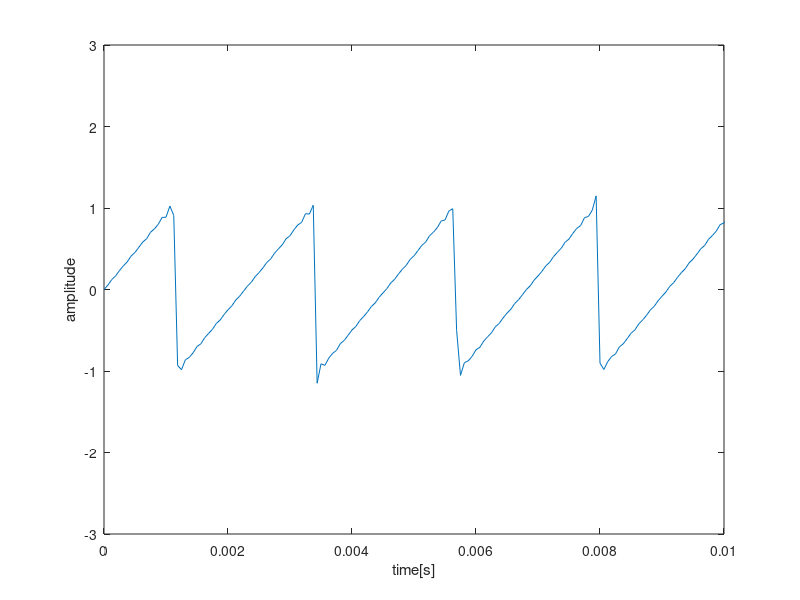
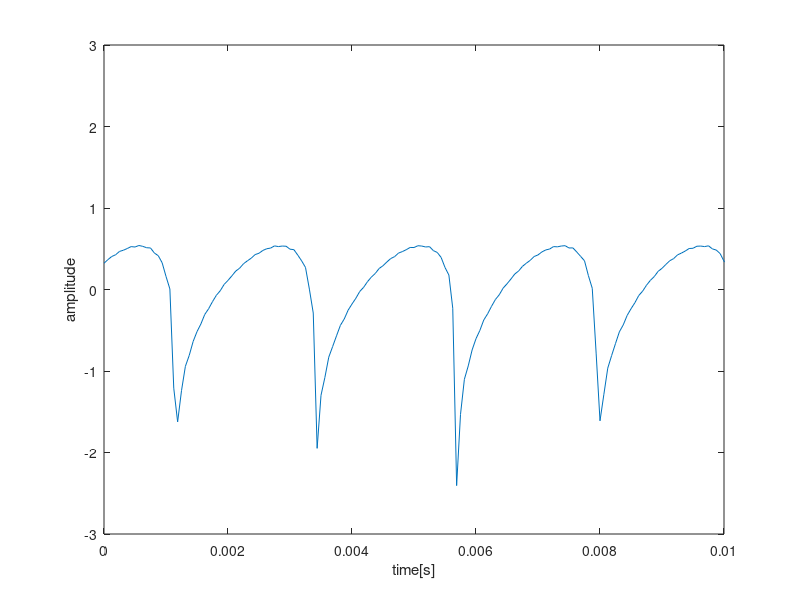
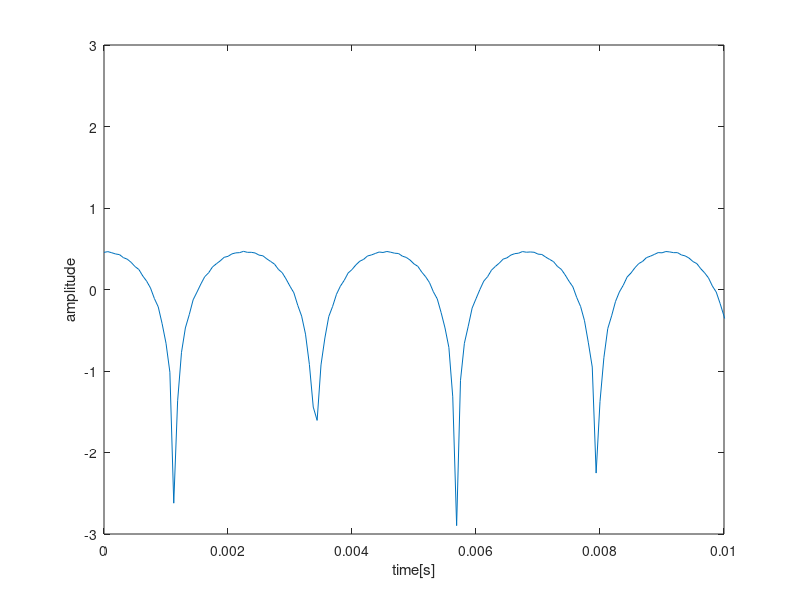
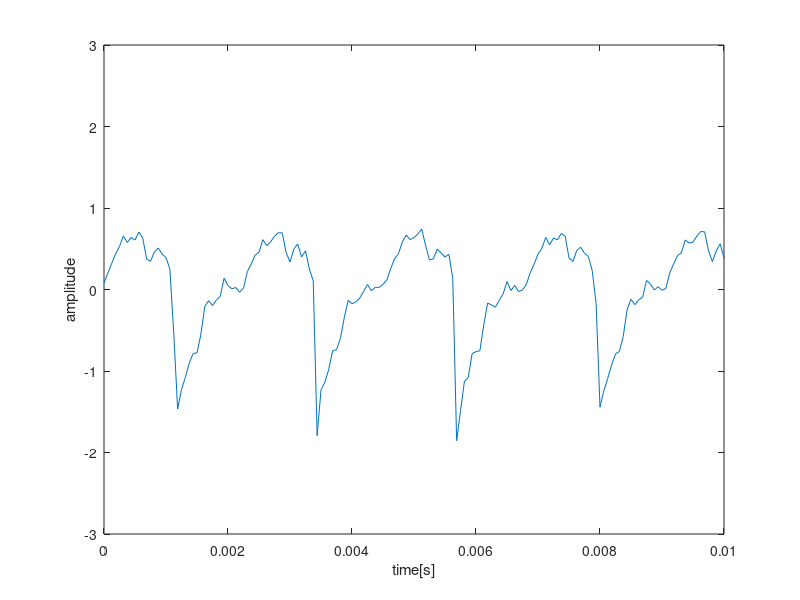

Source code (MATLAB) for these figures, in order:
clear;
Fs = 16000; % サンプリング周波数
f = 440; % 基本周波数
t = (0 : 2*Fs-1) /Fs; % 時刻
phi1 = pi / 4;
phi2 = pi / 2;

y1 = 0;
y2 = 0;
y3 = 0;
y4 = 0;
% ノコギリ波
for k = 1 : 50
    y1 = y1 + (-1)^(k-1) * 1/3 * 2/k * sin(2*pi*f*k*t);       % 級数を表現
    y2 = y2 + (-1)^(k-1) * 1/3 * 2/k * sin(2*pi*f*k*t+phi1);
    y3 = y3 + (-1)^(k-1) * 1/3 * 2/k * sin(2*pi*f*k*t+phi2);
    y4 = y4 + (-1)^(k-1) * 1/3 * 2/k * sin(2*pi*f*k*t+rand);
end

sound(y1,Fs);
pause(3);
sound(y2,Fs);
pause(3);
sound(y3,Fs);
pause(3);
sound(y4,Fs);
pause(3);

fig1 = figure;
plot(t,y1);
xlabel('time[s]');
ylabel('amplitude');
axis([0 0.01 -3 3]);
exportgraphics(fig1,'../Figures/03_21_nokogiri.pdf','ContentType','vector');

fig2 = figure;
plot(t,y2);
xlabel('time[s]');
ylabel('amplitude');
axis([0 0.01 -3 3]);
exportgraphics(fig2,'../Figures/03_22.pdf','ContentType','vector');

fig3 = figure;
plot(t,y3);
xlabel('time[s]');
ylabel('amplitude');
axis([0 0.01 -3 3]);
exportgraphics(fig3,'../Figures/03_23.pdf','ContentType','vector');

fig4 = figure;
plot(t,y4);
xlabel('time[s]');
ylabel('amplitude');
axis([0 0.01 -3 3]);
exportgraphics(fig4,'../Figures/03_24.pdf','ContentType','vector');
